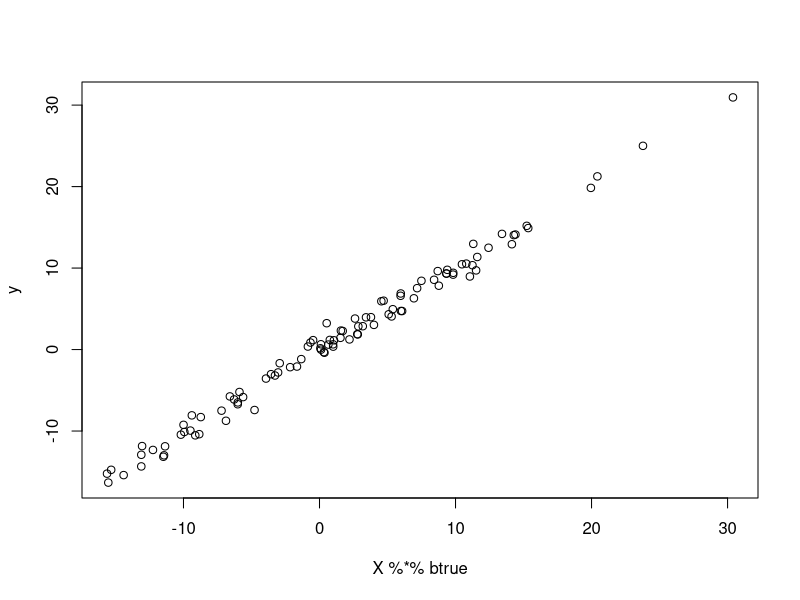
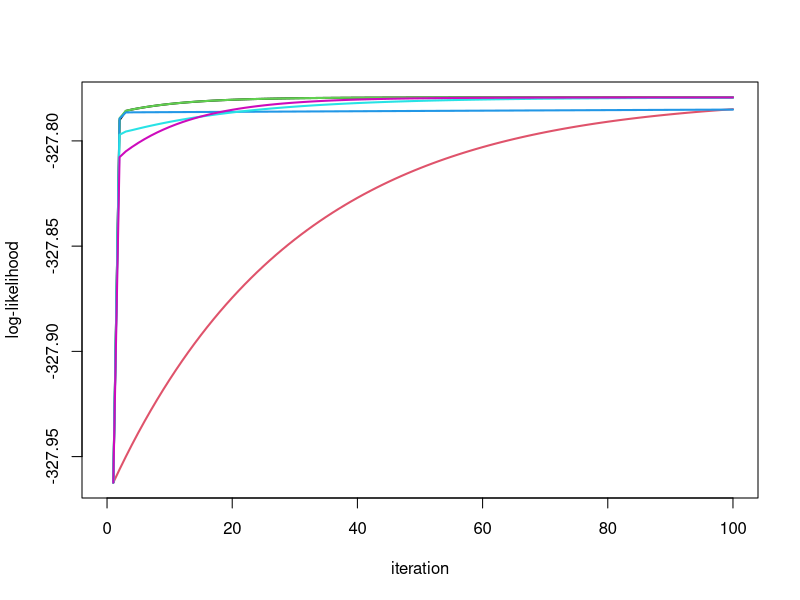
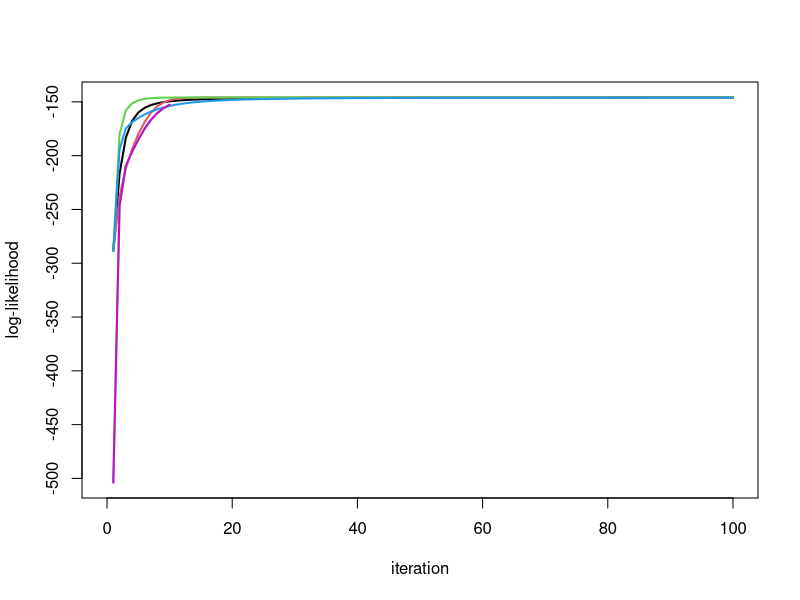
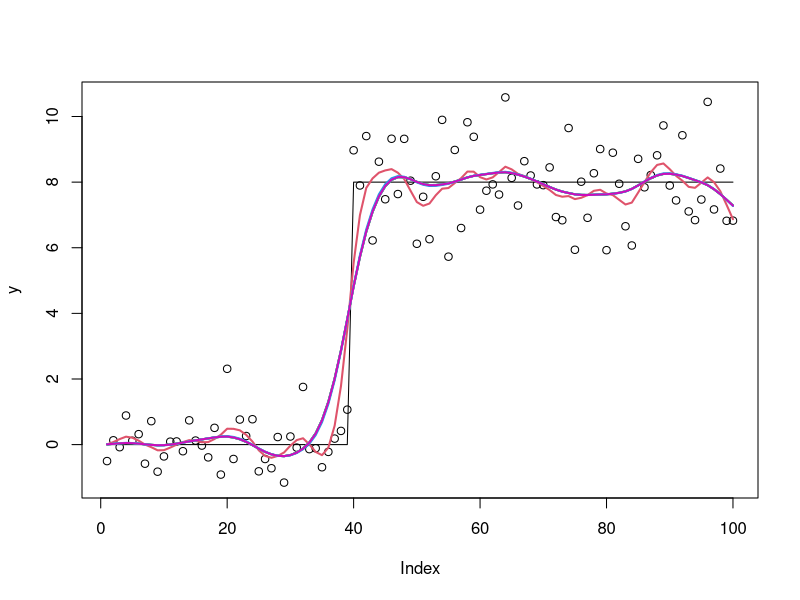
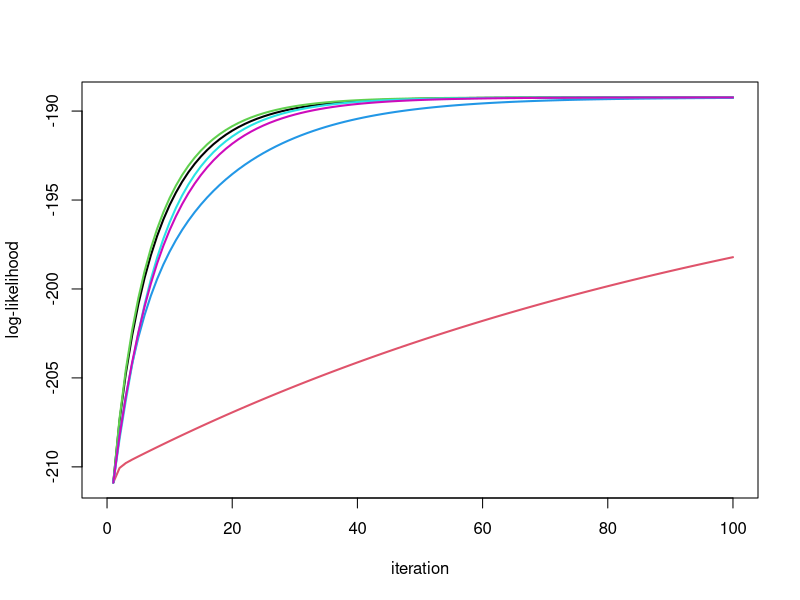
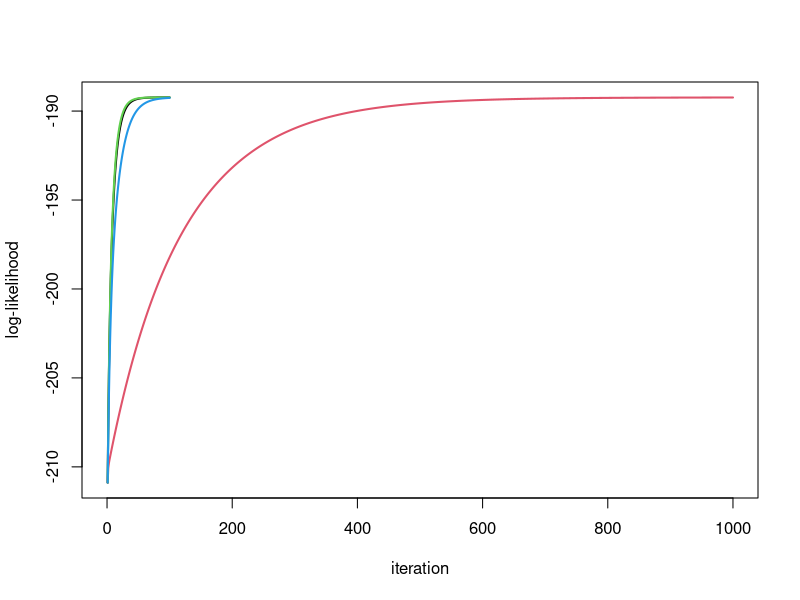
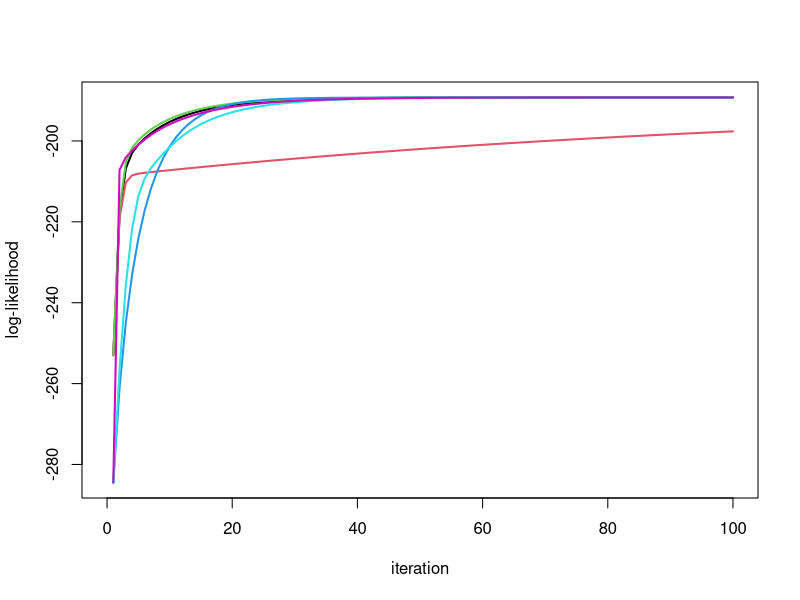
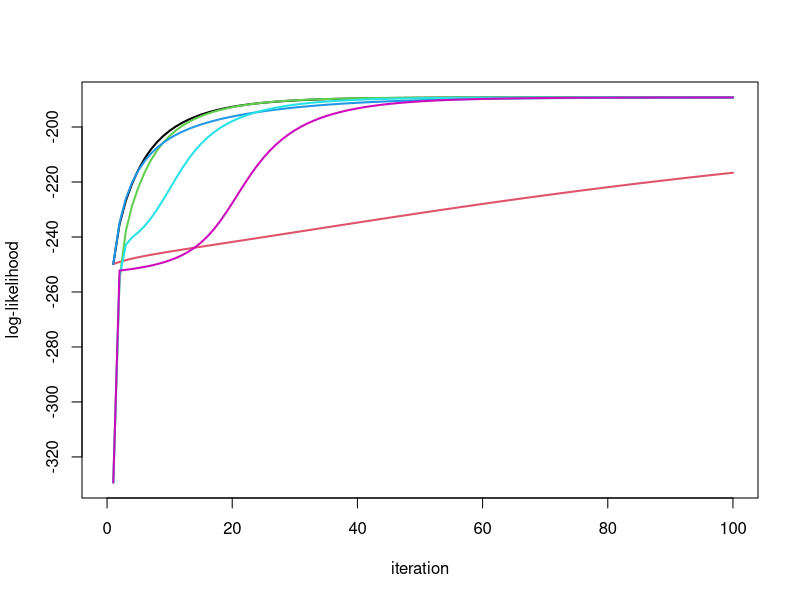

Here is the R script that generated these plots, in order:
## ---- chunk 1
ridge_em1 = function(y,X, s2,sb2, niter=10){
  XtX = t(X) %*% X
  Xty = t(X) %*% y
  yty = t(y) %*% y
  n = length(y)
  p = ncol(X)
  loglik = rep(0,niter)
  for(i in 1:niter){
    V = chol2inv(chol(XtX+ diag(s2/sb2,p))) 
    
    SigmaY = sb2 *(X %*% t(X)) + diag(s2,n)
    loglik[i] = mvtnorm::dmvnorm(as.vector(y),sigma = SigmaY,log=TRUE)
    
    Sigma1 = s2*V  # posterior variance of b
    mu1 = as.vector(V %*% Xty) # posterior mean of b
    
    s2 = as.vector((yty + sum(diag(XtX %*% (mu1 %*% t(mu1) + Sigma1)))- 2*sum(Xty*mu1))/n)
    sb2 = mean(mu1^2+diag(Sigma1))
   
  }
  return(list(s2=s2,sb2=sb2,loglik=loglik,postmean=mu1))
}
## ---- chunk 2

ridge_em2 = function(y,X, s2,sb2, niter=10){
  XtX = t(X) %*% X
  Xty = t(X) %*% y
  yty = t(y) %*% y
  n = length(y)
  p = ncol(X)
  loglik = rep(0,niter)
  for(i in 1:niter){
    V = chol2inv(chol(XtX+ diag(s2/sb2,p))) 
    
    SigmaY = sb2 *(X %*% t(X)) + diag(s2,n)
    loglik[i] = mvtnorm::dmvnorm(as.vector(y),sigma = SigmaY,log=TRUE)
    
    Sigma1 = (s2/sb2)*V  # posterior variance of b
    mu1 = (sqrt(sb2)/s2)*as.vector(Sigma1 %*% Xty) # posterior mean of b
    
    sb2 = (sum(mu1*Xty)/sum(diag(XtX %*% (mu1 %*% t(mu1) + Sigma1))))^2
    s2 = as.vector((yty + sb2*sum(diag(XtX %*% (mu1 %*% t(mu1) + Sigma1)))- 2*sqrt(sb2)*sum(Xty*mu1))/n)
  }
  return(list(s2=s2,sb2=sb2,loglik=loglik,postmean=mu1*sqrt(sb2)))
}
## ---- chunk 3
ridge_em3 = function(y,X, s2, sb2, l2, niter=10){
  XtX = t(X) %*% X
  Xty = t(X) %*% y
  yty = t(y) %*% y
  n = length(y)
  p = ncol(X)
  loglik = rep(0,niter)
  for(i in 1:niter){
    V = chol2inv(chol(XtX+ diag(s2/(sb2*l2),p))) 
    
    SigmaY = l2*sb2 *(X %*% t(X)) + diag(s2,n)
    loglik[i] = mvtnorm::dmvnorm(as.vector(y),sigma = SigmaY,log=TRUE)
    
    Sigma1 = (s2/sb2)*V  # posterior variance of b
    mu1 = (1/sqrt(sb2))*as.vector(V %*% Xty) # posterior mean of b
    
   
    sb2 = (sum(mu1*Xty)/sum(diag(XtX %*% (mu1 %*% t(mu1) + Sigma1))))^2
    s2 = as.vector((yty + sb2*sum(diag(XtX %*% (mu1 %*% t(mu1) + Sigma1)))- 2*sqrt(sb2)*sum(Xty*mu1))/n)
     
    l2 = mean(mu1^2+diag(Sigma1))
   
  }
  return(list(s2=s2,sb2=sb2,l2=l2,loglik=loglik,postmean=mu1*sqrt(sb2)))
}
## ---- chunk 4
dot = function(x,y){sum(x*y)}

ridge_em4 = function(y, X, s2, sb2,  niter=10){
  XtX = t(X) %*% X
  Xty = t(X) %*% y
  yty = t(y) %*% y
  n = length(y)
  p = ncol(X)
  loglik = rep(0,niter)
  for(i in 1:niter){
    
    SigmaY = s2*sb2 *(X %*% t(X)) + diag(s2,n)
    loglik[i] = mvtnorm::dmvnorm(as.vector(y),sigma = SigmaY,log=TRUE)
    
    Sigma1 = chol2inv(chol(XtX + diag(1/sb2,p)))  # posterior variance of b
    mu1 = (1/sqrt(s2))*as.vector(Sigma1 %*% Xty) # posterior mean of b
    
    sb2 = mean(mu1^2+diag(Sigma1))
    yhat = X %*% mu1
    
    s2 = drop((0.5/n)* (sqrt(dot(y,yhat)^2 + 4*n*yty) - dot(y,yhat)))^2
   
  }
  return(list(s2=s2,sb2=sb2,loglik=loglik,postmean=mu1*sqrt(s2)))
}
## ---- chunk 5
ridge_em5 = function(y,X, s2, sb2, l2, niter=10){
  XtX = t(X) %*% X
  Xty = t(X) %*% y
  yty = t(y) %*% y
  n = length(y)
  p = ncol(X)
  loglik = rep(0,niter)
  for(i in 1:niter){
    
    SigmaY = l2* s2* sb2 *(X %*% t(X)) + diag(s2,n)
    loglik[i] = mvtnorm::dmvnorm(as.vector(y),sigma = SigmaY,log=TRUE)
    
    #V = chol2inv(chol(XtX+ diag(s2/(sb2*l2),p))) 
    
    Sigma1 = chol2inv(chol((sb2/s2) * XtX + diag(1/(s2*l2),p) ))  # posterior variance of b
    mu1 = (sqrt(sb2)/s2)*as.vector(Sigma1 %*% Xty) # posterior mean of b
    
   
    sb2 = (sum(mu1*Xty)/sum(diag(XtX %*% (mu1 %*% t(mu1) + Sigma1))))^2  #same as em3
    
    s2 = as.vector((sum((mu1^2+diag(Sigma1))/l2)+ yty + sb2*sum(diag(XtX %*% (mu1 %*% t(mu1) + Sigma1)))- 2*sqrt(sb2)*sum(Xty*mu1))/(n+p))  
    # as in em3 but adds sum(mu1^2/l2) to numerator and p to demoninator
     
    l2 = mean(mu1^2+diag(Sigma1))/s2 #as in em3 but divided by s2
   
  }
  return(list(s2=s2,sb2=sb2,l2=l2,loglik=loglik,postmean=mu1*sqrt(sb2)))
}
## ---- chunk 6
ridge_em6 = function(y,X, s2, sb2, l2, niter=10){
  XtX = t(X) %*% X
  Xty = t(X) %*% y
  yty = t(y) %*% y
  n = length(y)
  p = ncol(X)
  loglik = rep(0,niter)
  for(i in 1:niter){
    
    SigmaY = l2* s2* sb2 *(X %*% t(X)) + diag(s2,n)
    loglik[i] = mvtnorm::dmvnorm(as.vector(y),sigma = SigmaY,log=TRUE)
    
    #V = chol2inv(chol(XtX+ diag(s2/(sb2*l2),p))) 
    
    Sigma1 = chol2inv(chol((sb2/s2) * XtX + diag(1/(s2*l2),p) ))  # posterior variance of b
    mu1 = (sqrt(sb2)/s2)*as.vector(Sigma1 %*% Xty) # posterior mean of b
    
   
    sb2 = (sum(mu1*Xty)/sum(diag(XtX %*% (mu1 %*% t(mu1) + Sigma1))))^2  #same as em3
    
    new_s2 = as.vector((sum((mu1^2)/l2)+ yty + sb2*sum(diag(XtX %*% (mu1 %*% t(mu1) )))- 2*sqrt(sb2)*sum(Xty*mu1))/(n))  
    # as in em5 but without Sigma terms and without p in denominator
    Sigma1 = (new_s2/s2) * Sigma1  
    s2 = new_s2
    
    l2 = mean(mu1^2+diag(Sigma1))/s2 #as in em3 but divided by s2
   
  }
  return(list(s2=s2,sb2=sb2,l2=l2,loglik=loglik,postmean=mu1*sqrt(sb2)))
}
## ---- chunk 7
set.seed(100)
sd = 1
n = 100
p = n
X = matrix(rnorm(n*p),ncol=n)
btrue = rnorm(n)
y = X %*% btrue + sd*rnorm(n)

plot(X %*% btrue, y)
## ---- chunk 8
y.em1 = ridge_em1(y,X,1,1,100)
y.em2 = ridge_em2(y,X,1,1,100)
y.em3 = ridge_em3(y,X,1,1,1,100)
y.em4 = ridge_em4(y,X,1,1,100)
y.em5 = ridge_em5(y,X,1,1,1,100)
y.em6 = ridge_em6(y,X,1,1,1,100)


plot_loglik = function(res){
  maxloglik = max(res[[1]]$loglik)
  minloglik = min(res[[1]]$loglik)
  maxlen =length(res[[1]]$loglik)
  for(i in 2:length(res)){
    maxloglik = max(c(maxloglik,res[[i]]$loglik))
    minloglik = min(c(minloglik,res[[i]]$loglik))
    maxlen= max(maxlen, length(res[[i]]$loglik))
  }
  
  
  plot(res[[1]]$loglik,type="n",ylim=c(minloglik,maxloglik),xlim=c(0,maxlen),ylab="log-likelihood",
       xlab="iteration")
  for(i in 1:length(res)){
    lines(res[[i]]$loglik,col=i,lwd=2)
  }

}
res = list(y.em1,y.em2,y.em3,y.em4,y.em5,y.em6)
plot_loglik(res)
## ---- chunk 9
btrue = rep(0,n)
y = X %*% btrue + sd*rnorm(n)

y.em1 = ridge_em1(y,X,1,1,100)
y.em2 = ridge_em2(y,X,1,1,100)
y.em3 = ridge_em3(y,X,1,1,1,100)
y.em4 = ridge_em4(y,X,1,1,100)
y.em5 = ridge_em5(y,X,1,1,100)
y.em6 = ridge_em5(y,X,1,1,100)

plot_loglik(list(y.em1,y.em2,y.em3,y.em4,y.em5,y.em6))
## ---- chunk 10
set.seed(100)
sd = 1
n = 100
p = n
X = matrix(0,nrow=n,ncol=n)
for(i in 1:n){
  X[i:n,i] = 1:(n-i+1)
}
btrue = rep(0,n)
btrue[40] = 8
btrue[41] = -8
y = X %*% btrue + sd*rnorm(n)

plot(y)
lines(X %*% btrue)

y.em1 = ridge_em1(y,X,1,1,100)
lines(X %*% y.em1$postmean,col=1,lwd=2)

y.em2 = ridge_em2(y,X,1,1,100)
lines(X %*% y.em2$postmean,col=2,lwd=2)

y.em3 = ridge_em3(y,X,1,1,1,100)
lines(X %*% y.em3$postmean,col=3,lwd=2)

y.em4 = ridge_em4(y,X,1,1,100)
lines(X %*% y.em4$postmean,col=4,lwd=2)

y.em5 = ridge_em5(y,X,1,1,1,100)
lines(X %*% y.em5$postmean,col=5,lwd=2)

y.em6 = ridge_em6(y,X,1,1,1,100)
lines(X %*% y.em6$postmean,col=6,lwd=2)

## ---- chunk 11
plot_loglik(list(y.em1,y.em2,y.em3,y.em4,y.em5,y.em6))
## ---- chunk 12
y.em2 = ridge_em2(y,X,1,1,1000)
plot_loglik(list(y.em1,y.em2,y.em3,y.em4))

y.em1$sb2
y.em2$sb2
y.em3$sb2 * y.em3$l2
y.em4$sb2 * y.em4$s2
y.em5$sb2 * y.em5$l2 * y.em5$s2
y.em6$sb2 * y.em6$l2 * y.em6$s2


y.em1$s2
y.em2$s2
y.em3$s2
y.em4$s2
y.em5$s2
y.em6$s2
## ---- chunk 13
y.em1 = ridge_em1(y,X,10,1,100)
y.em2 = ridge_em2(y,X,10,1,100)
y.em3 = ridge_em3(y,X,10,1,1,100)
y.em4 = ridge_em4(y,X,10,1,100)
y.em5 = ridge_em5(y,X,10,1,1,100)
y.em6 = ridge_em6(y,X,10,1,1,100)
plot_loglik(list(y.em1,y.em2,y.em3,y.em4,y.em5,y.em6))
## ---- chunk 14
y.em1 = ridge_em1(y,X,1,10,100)
y.em2 = ridge_em2(y,X,1,10,100)
y.em3 = ridge_em3(y,X,1,10,10,100)
y.em4 = ridge_em4(y,X,1,10,100)
y.em5 = ridge_em5(y,X,1,10,10,100)
y.em6 = ridge_em6(y,X,1,10,10,100)
plot_loglik(list(y.em1,y.em2,y.em3,y.em4,y.em5,y.em6))
## ---- chunk 15
y.em1 = ridge_em1(y,X,.1,10,100)
y.em2 = ridge_em2(y,X,.1,10,100)
y.em3 = ridge_em3(y,X,.1,10,10,100)
y.em4 = ridge_em4(y,X,.1,10,100)
y.em5 = ridge_em5(y,X,.1,10,10,100)
y.em6 = ridge_em6(y,X,.1,10,10,100)
plot_loglik(list(y.em1,y.em2,y.em3,y.em4,y.em5,y.em6))
y.em4$s2
y.em1$s2
## ---- chunk 16
sd = 1
n = 100
p = n
X = matrix(0,nrow=n,ncol=n)
for(i in 1:n){
  X[i:n,i] = 1:(n-i+1)
}
btrue = rep(0,n)

y = X %*% btrue + sd*rnorm(n)

plot(y)
lines(X %*% btrue)

y.em1 = ridge_em1(y,X,1,1,100)
lines(X %*% y.em1$postmean,col=1,lwd=2)

y.em2 = ridge_em2(y,X,1,1,100)
lines(X %*% y.em2$postmean,col=2,lwd=2)

y.em3 = ridge_em3(y,X,1,1,1,100)
lines(X %*% y.em3$postmean,col=3,lwd=2)

y.em4 = ridge_em4(y,X,1,1,100)
lines(X %*% y.em4$postmean,col=4,lwd=2)

y.em5 = ridge_em5(y,X,1,1,1,100)
lines(X %*% y.em5$postmean,col=5,lwd=2)

y.em6 = ridge_em6(y,X,1,1,1,100)
lines(X %*% y.em6$postmean,col=6,lwd=2)
## ---- chunk 17
plot_loglik(list(y.em1,y.em2,y.em3,y.em4,y.em5,y.em6))
## ---- chunk 18
y.em3b = ridge_em3(y,X,1,1,100,100)
y.em5b = ridge_em5(y,X,1,1,100,100)
y.em6b = ridge_em6(y,X,1,1,100,100)

plot_loglik(list(y.em1,y.em2,y.em3b,y.em4,y.em5b,y.em6b))
